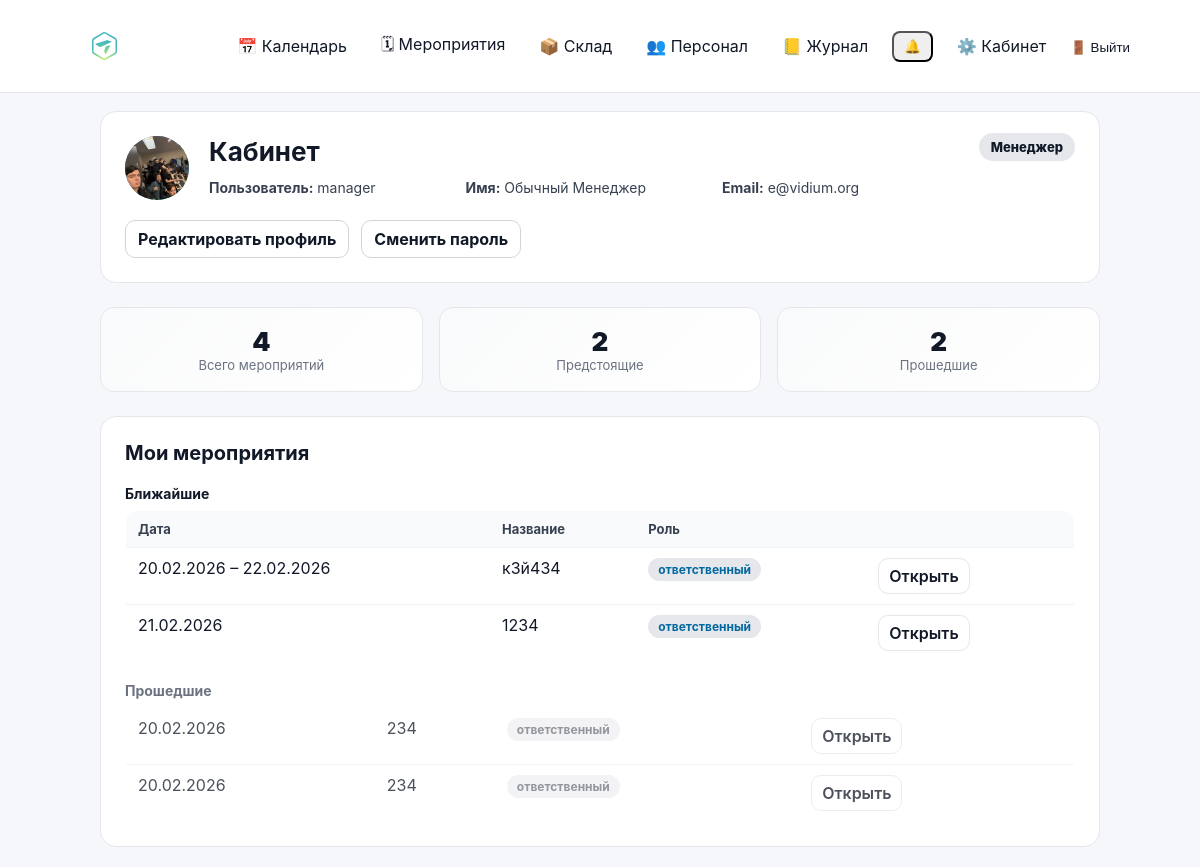
Page /cabinet/ (signed in) on the committed database.
### accounts/models.py (models this page shows, shortened)
class Profile(models.Model):
    class Gender(models.TextChoices):
        MALE = "male", "Мужской"
        FEMALE = "female", "Женский"
        OTHER = "other", "Другое"
    class YesNoMaybe(models.TextChoices):
        YES = "yes", "Да"
        NO = "no", "Нет"
        LIMITED = "limited", "Ограниченно"
    class Citizenship(models.TextChoices):
        RU = "RU", "РФ"
        OTHER = "OTHER", "Другое"
    class FSOStatus(models.TextChoices):
        YES = "yes", "Да"
        NO = "no", "Нет"
        IN_PROGRESS = "in_progress", "В процессе"
        NA = "na", "Не требуется/не знаю"
    class Education(models.TextChoices):
        HIGHER_FULL = "higher_full", "Высшее-полное"
        HIGHER = "higher", "Высшее"
        SECONDARY = "secondary", "Среднее"
        OTHER = "other", "Другое"
    user = models.OneToOneField(settings.AUTH_USER_MODEL, on_delete=models.CASCADE, related_name="profile")
    last_name_lat = models.CharField("Фамилия латиницей", max_length=150, blank=True, default="")
    first_name_lat = models.CharField("Имя латиницей", max_length=150, blank=True, default="")
    patronymic_lat = models.CharField("Отчество латиницей", max_length=150, blank=True, default="")
    gender = models.CharField("Пол", max_length=20, choices=Gender.choices, blank=True, default="")
    citizenship = models.CharField(
        "Гражданство", max_length=20, choices=Citizenship.choices, blank=True, default=Citizenship.RU
    )
    telegram = models.CharField("Телеграм", max_length=150, blank=True, default="")
    qualification = models.CharField("Квалификация, навыки", max_length=255, blank=True, default="")
    travel_ready = models.CharField(
        "Готовность к командировкам", max_length=20, choices=YesNoMaybe.choices, blank=True, default=""
    )
    quarantine_ready = models.CharField(
        "Готовность к карантину", max_length=20, choices=YesNoMaybe.choices, blank=True, default=""
    )
    restrictions_companies = models.CharField(
        "Ограничения по работе с компаниями", max_length=255, blank=True, default="Нет"
    )
    restrictions_topics = models.CharField(
        "Ограничения на участие в проектах с определённой тематикой", max_length=255, blank=True, default="Нет"
    )
    restrictions_schedule = models.CharField(
        "Ограничения по графику работы", max_length=255, blank=True, default="Нет"
    )
    fso_status = models.CharField(
        "Прохождение ФСО", max_length=30, choices=FSOStatus.choices, blank=True, default=""
    )
    own_equipment = models.CharField("Наличие собственного оборудования", max_length=255, blank=True, default="Нет")
    education = models.CharField("Образование", max_length=30, choices=Education.choices, blank=True, default="")
    additional_skills = models.TextField("Дополнительные навыки", blank=True, default="")
    resume = models.FileField("Резюме", upload_to="staff/resumes/", blank=True, null=True)
    photo = models.ImageField("Фото", upload_to="staff/photos/", blank=True, null=True)
    created_at = models.DateTimeField(auto_now_add=True)
    updated_at = models.DateTimeField(auto_now=True)

class User(AbstractUser):
    phone = models.CharField("Телефон", max_length=30, blank=True, default="")
    patronymic = models.CharField("Отчество", max_length=150, blank=True, default="")
    class Meta(AbstractUser.Meta):
        permissions = [
            ("manage_staff", "Can manage staff (users/roles)"),
        ]
    def get_full_name(self) -> str:
        parts = [self.last_name, self.first_name, self.patronymic]
        return " ".join([p.strip() for p in parts if p and p.strip()]).strip() or self.username

### events/models.py (models this page shows, shortened)
class Event(models.Model):
    class Meta:
        permissions = [
            ("edit_event_card", "Can edit event card (dates/status/etc)"),
            ("edit_event_equipment", "Can edit event equipment (own/rented)"),
        ]
    STATUS_DRAFT = "draft"
    STATUS_CONFIRMED = "confirmed"
    STATUS_CANCELLED = "cancelled"
    STATUS_CLOSED = "closed"
    STATUS_CHOICES = (
        (STATUS_DRAFT, "Черновик"),
        (STATUS_CONFIRMED, "Подтверждено"),
        (STATUS_CANCELLED, "Отменено"),
        (STATUS_CLOSED, "Закрыто"),
    )
    name = models.CharField(max_length=200)
    start_date = models.DateField()
    end_date = models.DateField(blank=True, null=True)
    client = models.CharField(max_length=200, blank=True)
    location = models.CharField(max_length=200, blank=True)
    responsible = models.ForeignKey(
        User,
        on_delete=models.SET_NULL,
        null=True,
        related_name="events",
    )
    s_engineer = models.ForeignKey(
        User,
        on_delete=models.SET_NULL,
        null=True,
        blank=True,
        related_name="senior_events",
    )
    engineers = models.ManyToManyField(
        User,
        blank=True,
        related_name="engineer_events",
    )
    notes = models.TextField(blank=True, default="")
    is_deleted = models.BooleanField(default=False)
    deleted_at = models.DateTimeField(null=True, blank=True)
    status = models.CharField(
        max_length=20,
        choices=STATUS_CHOICES,
        default=STATUS_DRAFT,
    )
    created_at = models.DateTimeField(auto_now_add=True)

### cabinet/views.py (the view)
# urls.py: path("", views.dashboard, name="dashboard"),
@login_required
def dashboard(request):
    user = request.user
    today = date.today()
    profile, _ = Profile.objects.get_or_create(user=user)
    q = Q(responsible=user)
    if hasattr(Event, "s_engineer"):
        q = q | Q(s_engineer=user)
    if hasattr(Event, "engineers"):
        q = q | Q(engineers=user)
    qs = (
        Event.objects
        .filter(q)
        .distinct()
        .order_by("start_date", "id")
    )
    if hasattr(Event, "s_engineer"):
        qs = qs.select_related("responsible", "s_engineer")
    else:
        qs = qs.select_related("responsible")
    if hasattr(Event, "engineers"):
        qs = qs.prefetch_related("engineers")
    upcoming = []
    past = []
    for ev in qs:
        end = ev.end_date or ev.start_date
        role_name, role_slug = _event_user_role(ev, user)
        item = {
            "event": ev,
            "date_display": _format_date_range(ev.start_date, ev.end_date),
            "role_name": role_name,
            "role_slug": role_slug,
        }
        if end >= today:
            upcoming.append(item)
        else:
            past.append(item)
    upcoming.sort(key=lambda x: (x["event"].start_date, x["event"].id))
    past.sort(key=lambda x: (x["event"].start_date, x["event"].id), reverse=True)
    stats = {
        "total": len(upcoming) + len(past),
        "upcoming": len(upcoming),
        "past": len(past),
    }
    role_name, role_slug = _get_primary_role(user)
    return render(request, "cabinet/dashboard.html", {
        "role_name": role_name,
        "role_slug": role_slug,
        "stats": stats,
        "upcoming_events": upcoming,
        "past_events": past,
        "profile": profile,
    })

### cabinet/templates/cabinet/dashboard.html (shortened to what this page needs)
{% extends "base.html" %}
{% load static %}
{% block content %}
<div class="cabinet-page">
    <div class="cabinet-card cabinet-profile">
        <div class="cabinet-profile-header">
            <div class="cabinet-avatar" style="overflow:hidden;">
                {% if profile.photo %}
                    <img
                        src="{{ profile.photo.url }}"
                        alt="Фото профиля"
                        style="width:100%; height:100%; object-fit:cover; display:block;"
                    >
                {% else %}
                    {{ user.first_name|default:user.username|slice:":1"|upper }}
                {% endif %}
            </div>
            <div class="cabinet-profile-info">
                <h1 class="cabinet-title">Кабинет</h1>
                <div class="cabinet-user-meta">
                    <div><strong>Пользователь:</strong> {{ user.username }}</div>
                    <div><strong>Имя:</strong> {{ user.get_full_name|default:"—" }}</div>
                    <div><strong>Email:</strong> {{ user.email|default:"—" }}</div>
                </div>
            </div>
            <div class="cabinet-role">
                <span class="role-badge role-{{ role_slug }}">
                    {{ role_name }}
                </span>
            </div>
        </div>
        <div class="cabinet-actions">
            <a href="{% url 'cabinet:profile_edit' %}" class="btn">
                Редактировать профиль
            </a>
            <a href="{% url 'cabinet:password_change' %}" class="btn">
                Сменить пароль
            </a>
        </div>
    </div>
    <div class="cabinet-stats">
        <div class="stat-card">
            <div class="stat-value">{{ stats.total }}</div>
            <div class="stat-label">Всего мероприятий</div>
        </div>
        <div class="stat-card">
            <div class="stat-value">{{ stats.upcoming }}</div>
            <div class="stat-label">Предстоящие</div>
        </div>
        <div class="stat-card">
            <div class="stat-value">{{ stats.past }}</div>
            <div class="stat-label">Прошедшие</div>
        </div>
    </div>
    <div class="cabinet-card">
        <h2 class="cabinet-section-title">Мои мероприятия</h2>
        {% if upcoming_events %}
        <div class="cabinet-subtitle">Ближайшие</div>
        <table class="list-table">
            <thead>
                <tr>
                    <th>Дата</th>
                    <th>Название</th>
                    <th>Роль</th>
                    <th></th>
                </tr>
            </thead>
            <tbody>
                {% for item in upcoming_events %}
                <tr>
                    <td>{{ item.date_display }}</td>
                    <td>{{ item.event.name }}</td>
                    <td>
                        <span class="role-pill role-{{ item.role_slug }}">
                            {{ item.role_name }}
                        </span>
                    </td>
                    <td>
                        <a href="{% url 'event_detail' item.event.id %}" class="btn btn-secondary">
                            Открыть
                        </a>
                    </td>
                </tr>
                {% endfor %}
            </tbody>
        </table>
        {% endif %}
        {% if past_events %}
        <div class="cabinet-subtitle cabinet-subtitle-muted">Прошедшие</div>
        <table class="list-table list-table-muted">
            <tbody>
                {% for item in past_events %}
                <tr>
                    <td>{{ item.date_display }}</td>
                    <td>{{ item.event.name }}</td>
                    <td>
                        <span class="role-pill role-muted">
                            {{ item.role_name }}
                        </span>
                    </td>
                    <td>
                        <a href="{% url 'event_detail' item.event.id %}" class="btn btn-secondary">
                            Открыть
                        </a>
                    </td>
                </tr>
                {% endfor %}
            </tbody>
        </table>
        {% endif %}
    </div>
</div>
{% endblock %}

### rows in the picture
Profile: photo (picture)
User: username "manager", get_full_name "Обычный Менеджер", email "e@vidium.org"
Event: date_display "20.02.2026 – 22.02.2026", event.name "к3й434", role_name "ответственный"
Event: date_display "21.02.2026", event.name "1234", role_name "ответственный"
Event: date_display "20.02.2026", event.name "234", role_name "ответственный"
Event: date_display "20.02.2026", event.name "234", role_name "ответственный"

### other values in the picture
{{ role_name }} "Менеджер"
{{ stats.total }} "4"
{{ stats.upcoming }} "2"
{{ stats.past }} "2"
